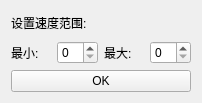
<?xml version="1.0" encoding="UTF-8"?>
<ui version="4.0">
 <class>setspeed</class>
 <widget class="QWidget" name="setspeed">
  <property name="geometry">
   <rect>
    <x>0</x>
    <y>0</y>
    <width>202</width>
    <height>103</height>
   </rect>
  </property>
  <property name="windowTitle">
   <string>Form</string>
  </property>
  <layout class="QVBoxLayout" name="verticalLayout">
   <item>
    <widget class="QLabel" name="label">
     <property name="text">
      <string>设置速度范围:</string>
     </property>
    </widget>
   </item>
   <item>
    <layout class="QHBoxLayout" name="horizontalLayout">
     <item>
      <widget class="QLabel" name="label_min">
       <property name="text">
        <string>最小:</string>
       </property>
      </widget>
     </item>
     <item>
      <widget class="QSpinBox" name="spinBox_min"/>
     </item>
     <item>
      <widget class="QLabel" name="label_max">
       <property name="text">
        <string>最大:</string>
       </property>
      </widget>
     </item>
     <item>
      <widget class="QSpinBox" name="spinBox_max"/>
     </item>
    </layout>
   </item>
   <item>
    <widget class="QPushButton" name="pushButton">
     <property name="text">
      <string>OK</string>
     </property>
    </widget>
   </item>
  </layout>
 </widget>
 <resources/>
 <connections/>
</ui>
